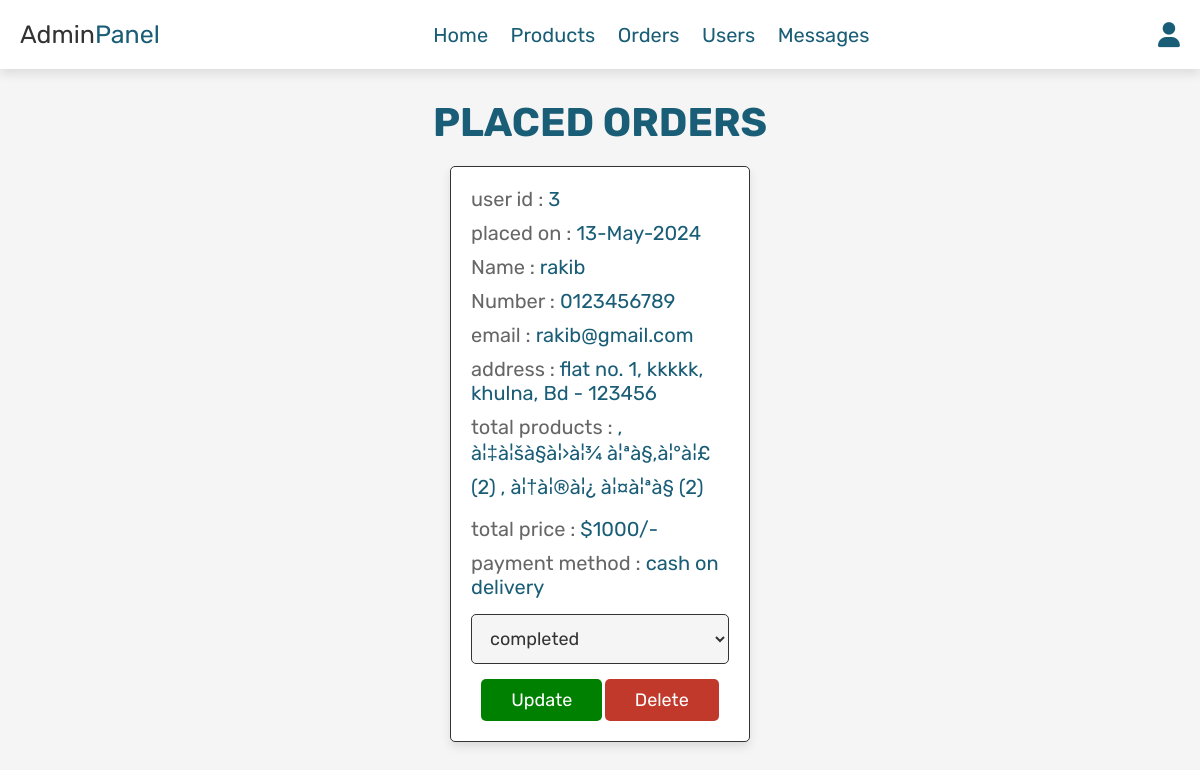
/admin_orders.php (signed in), run on the app's committed database.
### tables this page shows
CREATE TABLE `orders` (
  `id` int(11) NOT NULL,
  `user_id` int(11) NOT NULL,
  `name` varchar(100) NOT NULL,
  `number` varchar(12) NOT NULL,
  `email` varchar(100) NOT NULL,
  `method` varchar(50) NOT NULL,
  `address` varchar(500) NOT NULL,
  `total_products` varchar(1000) NOT NULL,
  `total_price` varchar(100) NOT NULL,
  `placed_on` varchar(50) NOT NULL,
  `payment_status` varchar(20) NOT NULL DEFAULT 'pending'
);

### admin_orders.php (the view, shortened to what this page needs)
<?php
include 'config.php';
?>
<!DOCTYPE html>
<html lang="en">
<head>
   <link rel="stylesheet" href="https://cdnjs.cloudflare.com/ajax/libs/font-awesome/6.0.0/css/all.min.css">
   <link rel="stylesheet" href="css/admin_style.css">
</head>
<body>
<?php include 'admin_header.php'; ?>
<section class="orders">
   <h1 class="title">placed orders</h1>
   <div class="box-container">
      <?php
      $select_orders = mysqli_query($conn, "SELECT * FROM `orders`") or die('query failed');
      if(mysqli_num_rows($select_orders) > 0){
         while($fetch_orders = mysqli_fetch_assoc($select_orders)){
      ?>
      <div class="box">
         <p> user id : <span><?php echo $fetch_orders['user_id']; ?></span> </p>
         <p> placed on : <span><?php echo $fetch_orders['placed_on']; ?></span> </p>
         <p> Name : <span><?php echo $fetch_orders['name']; ?></span> </p>
         <p> Number : <span><?php echo $fetch_orders['number']; ?></span> </p>
         <p> email : <span><?php echo $fetch_orders['email']; ?></span> </p>
         <p> address : <span><?php echo $fetch_orders['address']; ?></span> </p>
         <p> total products : <span><?php echo $fetch_orders['total_products']; ?></span> </p>
         <p> total price : <span>$<?php echo $fetch_orders['total_price']; ?>/-</span> </p>
         <p> payment method : <span><?php echo $fetch_orders['method']; ?></span> </p>
         <form action="" method="post">
            <select name="update_payment">
               <option value="" selected disabled><?php echo $fetch_orders['payment_status']; ?></option>
            </select>
            <input type="submit" value="update" name="update_order" class="option-btn">
            <a href="admin_orders.php?delete=<?php echo $fetch_orders['id']; ?>" onclick="return confirm('delete this order?');" class="delete-btn">delete</a>
         </form>
      </div>
      <?php
         }
      }else{
         echo '<p class="empty">no orders placed yet!</p>';
      }
      ?>
   </div>
</section>
</body>
</html>

### css/admin_style.css (style rules this page uses)
:root { --purple:#8e44ad; --red:#c0392b; --orange:#f39c12; --black:#333; --white:#fff; --light-color:#666; --light-white:#ccc; --light-bg:#f5f5f5; --border:.1rem solid var(--black); --box-shadow:0 .5rem 1rem rgba(0,0,0,.1); }
* { font-family: 'Rubik', sans-serif; margin:0; padding:0; box-sizing: border-box; outline: none; border:none; text-decoration: none; transition:all .2s linear; }
html { font-size: 62.5%; overflow-x: hidden; }
body { background-color: var(--light-bg); }
section { padding:3rem 2rem; }
.title { text-align: center; margin-bottom: 2rem; text-transform: uppercase; color:#1a5d76; font-size: 4rem; }
.btn, .option-btn, .delete-btn, .white-btn { display: inline-block; margin-top: 1rem; padding:1rem 3rem; cursor: pointer; color:var(--white); font-size: 1.8rem; border-radius: .5rem; text-transform: capitalize; }
.option-btn { background-color:green; }
.delete-btn { background-color: var(--red); }
.orders .box-container { display: grid; grid-template-columns: repeat(auto-fit, 30rem); justify-content: center; gap:1.5rem; max-width: 1200px; margin:0 auto; align-items: flex-start; }
.orders .box-container .box { background-color: var(--white); padding:2rem; border:var(--border); box-shadow: var(--box-shadow); border-radius: .5rem; }
.orders .box-container .box p { padding-bottom: 1rem; font-size: 2rem; color:var(--light-color); }
.orders .box-container .box p span { color:#1a5d76; }
.orders .box-container .box form { text-align: center; }
.orders .box-container .box form select { border-radius: .5rem; margin:.5rem 0; width: 100%; background-color: var(--light-bg); border:var(--border); padding:1.2rem 1.4rem; font-size: 1.8rem; color:var(--black); }

### data on the page
orders: user "3", placed_on "13-May-2024", name "rakib", number "0123456789", email "rakib@gmail.com", address "flat no. 1, kkkkk, khulna, Bd - 123456", total_products ", à¦‡à¦šà§à¦›à¦¾ à¦ªà§‚à¦°à¦£ (2) , à¦†à¦®à¦¿ à¦¤à¦ªà§ (2)", total_price "1000", method "cash on delivery", update_payment "completed"
